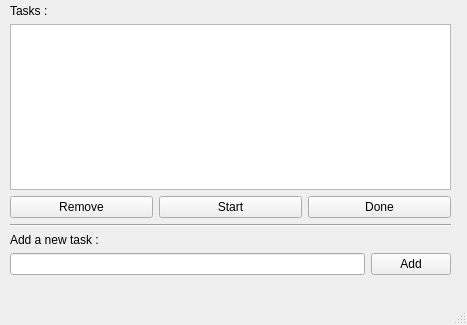
<?xml version="1.0" encoding="UTF-8"?>
<ui version="4.0">
 <class>MainWindow</class>
 <widget class="QMainWindow" name="MainWindow">
  <property name="geometry">
   <rect>
    <x>0</x>
    <y>0</y>
    <width>467</width>
    <height>325</height>
   </rect>
  </property>
  <property name="windowTitle">
   <string>PROGRAMMMMMMER</string>
  </property>
  <widget class="QWidget" name="centralwidget">
   <widget class="QWidget" name="verticalLayoutWidget">
    <property name="geometry">
     <rect>
      <x>10</x>
      <y>4</y>
      <width>441</width>
      <height>271</height>
     </rect>
    </property>
    <layout class="QVBoxLayout" name="verticalLayout">
     <item>
      <widget class="QLabel" name="label">
       <property name="text">
        <string>Tasks :</string>
       </property>
      </widget>
     </item>
     <item>
      <widget class="QListWidget" name="tasks"/>
     </item>
     <item>
      <layout class="QHBoxLayout" name="horizontalLayout">
       <item>
        <widget class="QPushButton" name="removeButton">
         <property name="text">
          <string>Remove</string>
         </property>
        </widget>
       </item>
       <item>
        <widget class="QPushButton" name="startButton">
         <property name="text">
          <string>Start</string>
         </property>
        </widget>
       </item>
       <item>
        <widget class="QPushButton" name="finishButton">
         <property name="text">
          <string>Done</string>
         </property>
        </widget>
       </item>
      </layout>
     </item>
     <item>
      <widget class="Line" name="line">
       <property name="orientation">
        <enum>Qt::Horizontal</enum>
       </property>
      </widget>
     </item>
     <item>
      <widget class="QLabel" name="label_2">
       <property name="text">
        <string>Add a new task :</string>
       </property>
      </widget>
     </item>
     <item>
      <layout class="QHBoxLayout" name="horizontalLayout_2">
       <item>
        <widget class="QLineEdit" name="description"/>
       </item>
       <item>
        <widget class="QPushButton" name="addButton">
         <property name="text">
          <string>Add</string>
         </property>
        </widget>
       </item>
      </layout>
     </item>
    </layout>
   </widget>
  </widget>
  <widget class="QMenuBar" name="menubar">
   <property name="geometry">
    <rect>
     <x>0</x>
     <y>0</y>
     <width>467</width>
     <height>25</height>
    </rect>
   </property>
  </widget>
  <widget class="QStatusBar" name="statusbar"/>
 </widget>
 <resources/>
 <connections/>
</ui>
